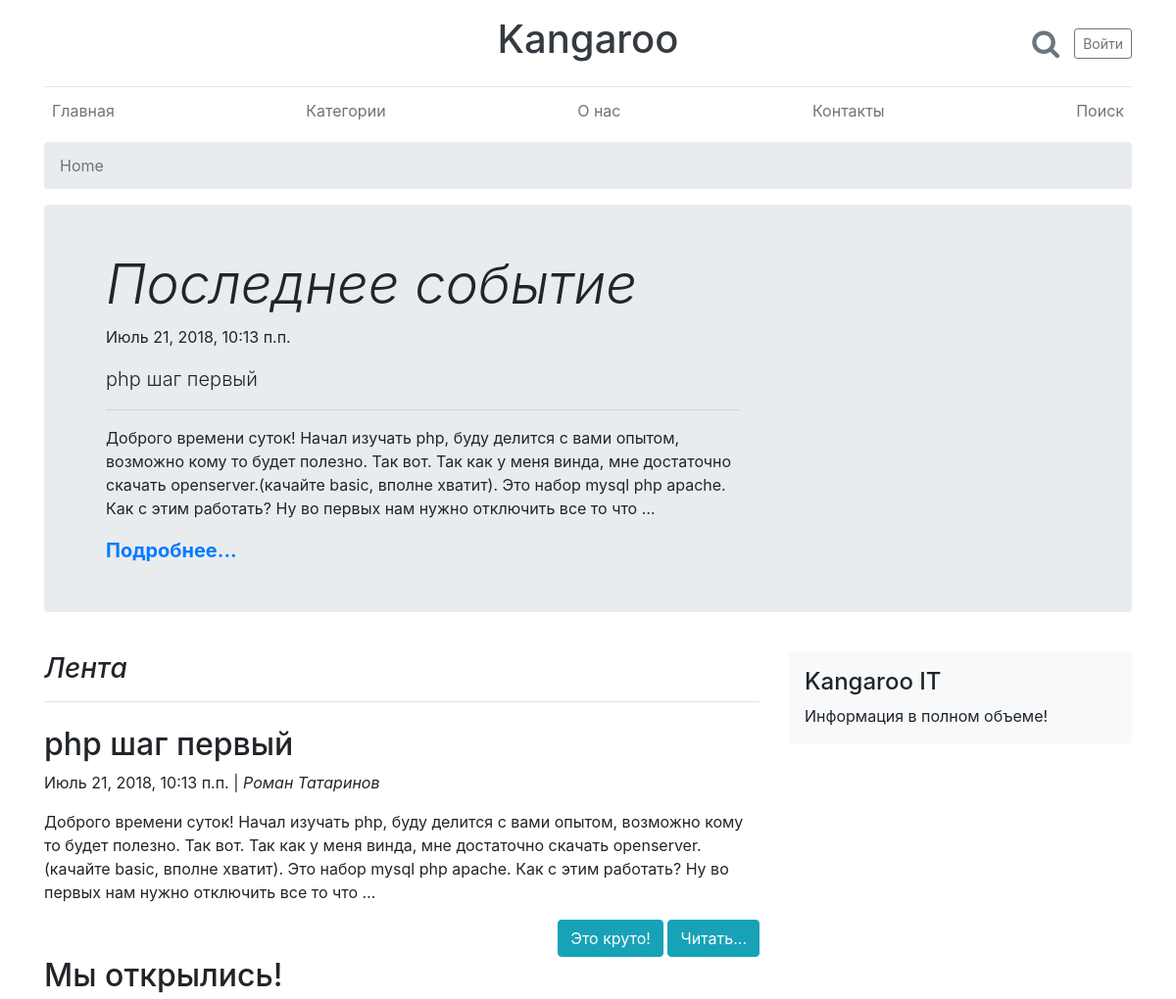
Before: / (upper part) with the older database file.
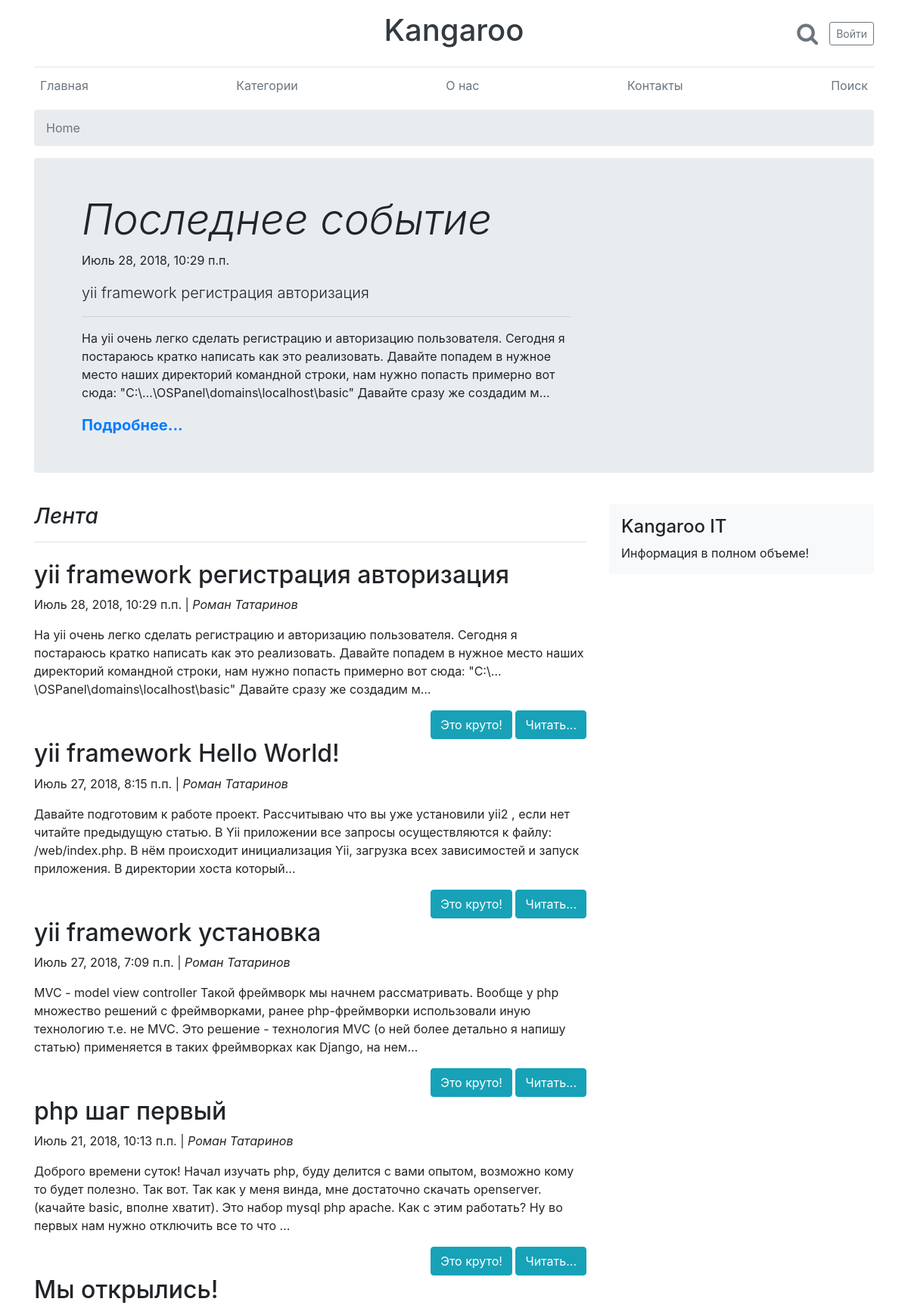
After: the same page with the newer database file.
### page/models.py (models this page shows, shortened)
class Articles(models.Model):
    title = models.CharField(max_length=120)
    body = models.TextField()
    date = models.DateTimeField()
    author = models.CharField(max_length=100, verbose_name="Автор", null=True, blank=True)
    tags = TaggableManager()
    category = TreeForeignKey(Genre, blank=True, null=True, related_name="cat")
    image = models.ImageField(
        blank=True, upload_to='images',
        help_text='150x150px',
        verbose_name='Ссылка картинки'
    )
    def image_img(self):
        if self.image:
            return u'<a href="{0}" target="_blank"><img src="{0}" width="100"/></a>'.format(self.image.url)
        else:
            return '(Нет изображения)'
    image_img.short_description = 'Картинка'
    image_img.allow_tags = True

### page/views.py (the view)
# urls.py: url(r'^$', views.index, name='index'),
def index(request, tag_slug=None):
    posts = Articles.objects.filter(date__lte=timezone.now()).order_by('-date')
    last_post = None
    if len(posts) > 0:
        last_post = posts[0]
        if len(posts) >= 5:
            paginator = Paginator(posts, 5)
        else:
            paginator = Paginator(posts, len(posts))
        page = request.GET.get('page')
        try:
            posts = paginator.page(page)
        except PageNotAnInteger:
            posts = paginator.page(1)
        except EmptyPage:
            posts = paginator.page(paginator.num_pages)
    return render(request, 'homepage/wrapper.html', {'posts': posts, "last_post": last_post})

### templates/homepage/wrapper.html (shortened to what this page needs)
<head xmlns="http://www.w3.org/1999/html" xmlns="http://www.w3.org/1999/html">
    {% load staticfiles %}
    <link rel="stylesheet" href="https://maxcdn.bootstrapcdn.com/bootstrap/4.0.0/css/bootstrap.min.css"
>
    <link rel="stylesheet" href="https://cdnjs.cloudflare.com/ajax/libs/font-awesome/4.7.0/css/font-awesome.min.css">
    <link rel="stylesheet" href="https://cdn.jsdelivr.net/npm/social-likes/dist/social-likes_flat.css">
    <link rel="stylesheet" href="{% static 'css/wrapper/wrapper.css' %}">
</head>
<body>
    <div class="container">
        <header class="blog-header py-3">
        <div class="row flex-nowrap justify-content-between align-items-center">
            <div class="col-4 pt-1"></div>
            <div class="col-4 text-center">
                <h1 class="display-5"><a class="blog-header-logo text-dark" href="{% url 'index' %}">Kangaroo</a></h1>
            </div>
            <div class="col-4 d-flex justify-content-end align-items-center">
                <a href="#" class="text-muted">
                    <a href="{% url 'search_list' %}" style="color: #6c757d;"><i class="fa fa-search" style="font-size:30; color: ##6c757d; margin-right: 15px;"></i></a>
                </a>
                <a class="btn btn-sm btn-outline-secondary" href="#">Войти</a>
            </div>
        </div>
    </header>
    <hr style="margin: 0">
    <div class="nav-scroller py-1 mb-2">
        <nav class="nav d-flex justify-content-between">
            <a class="p-2 text-muted" href="{% url 'index' %}">Главная</a>
            <a class="p-2 text-muted" href="{% url 'category' %}">Категории</a>
            <a class="p-2 text-muted" href="{% url 'developers' %}">О нас</a>
            <a class="p-2 text-muted" href="{% url 'contacts' %}">Контакты</a>
            <a class="p-2 text-muted" href="{% url 'search_list' %}">Поиск</a>
        </nav>
    </div>
    </div>
    {% block content %}
    <main>
        <div class=container>
            <div class="row justify-content-md-center">
                <div class="col-md-12">
                    <nav aria-label="breadcrumb" >
                        <ol class="breadcrumb" >
                            <li class="breadcrumb-item active" aria-current="page" >Home</li>
                        </ol>
                    </nav>
                </div>
            </div>
        </div>
        {% if last_post %}
        <div class="container">
            <div class="row justify-content-md-center">
                    <div class="col-md-12">
                            <div class="jumbotron p-3 p-md-5 rounded">
                                    <div class="col-md-8">
                                        <h1 class="display-4 font-italic">Последнее событие</h1>
                                    <p class="">{{ last_post.date }}</p>
                                    <p class="lead">{{ last_post.title | truncatechars:100 }}</p>
                                    <hr class="lead my-3">
                                    <p>{{ last_post.body | truncatechars:300}}</p>
                                    <p class="lead mb-0">
                                        <a class="font-weight-bold" href="{% url 'post_detail' pk=last_post.pk %}">Подробнее...</a>
                                    </p>
                                    </div>
                                </div>
                    </div>
            </div>
        </div>
        {% endif %}<div class="container">
                <div class="col-md-2">
                </div>
            <div class="row">
                <div class="col-md-8">
                    <h3 class="pb-3 mb-4 font-italic border-bottom">Лента</h3>
                    {% if posts %}
                    {% for post in posts %}
                    <div class="blog-post">
                        <h2 class="blog-post-title">{{ post.title }}</h2>
                        <p class="blog-post-meta">{{ post.date }}
                            {% if post.author %}| <i>{{ post.author }}</i>{% endif %}</p>
                        <p>{{ post.body | truncatechars:300}}</p>
                    <div align="right"><a href="{% url 'post_detail' pk=post.pk %}" class="btn btn-info btn-rounded"> Это круто!</a>
                        <a href="{% url 'post_detail' pk=post.pk %}" class="btn btn-info btn-rounded">Читать...</a>
                        </div></div>
                    {% endfor %}
                    {% endif %}
                </div>
                <aside class="col-md-4 blog-sidebar">
                    <div class="p-3 mb-3 bg-light rounded">
                        <h4>Kangaroo IT</h4>
                        <p class="mb-0">Информация в полном объеме!</p>
                    </div>
                </aside>
            </div>
        </div>
        <br>
        <br>
    </main>
    {% endblock %}
</body>
</html>

Changed rows visible on the page:
added Articles: date "Июль 28, 2018, 10:29 п.п.", title "yii framework регистрация авторизация", body "На yii очень легко сделать регистрацию и авторизацию пользователя. Сегодня я постараюсь кратко написать как это реализовать. Давайте попадем в нужное место наших директорий командной строки, нам нужно попасть примерно вот сюда: \"C:\\…\\OSPanel\\domains\\localhost\\basic\" Давайте сразу же создадим м…", author "Роман Татаринов"
added Articles: title "yii framework Hello World!", date "Июль 27, 2018, 8:15 п.п.", author "Роман Татаринов", body "Давайте подготовим к работе проект. Рассчитываю что вы уже установили yii2 , если нет читайте предыдущую статью. В Yii приложении все запросы осуществляются к файлу: /web/index.php. В нём происходит инициализация Yii, загрузка всех зависимостей и запуск приложения. В директории хоста который…"
added Articles: title "yii framework установка", date "Июль 27, 2018, 7:09 п.п.", author "Роман Татаринов", body "MVC - model view controller Такой фреймворк мы начнем рассматривать. Вообще у php множество решений с фреймворками, ранее php-фреймворки использовали иную технологию т.е. не MVC. Это решение - технология MVC (о ней более детально я напишу статью) применяется в таких фреймворках как Django, на нем…"
Other visible differences:
{{ last_post.date }}: "Июль 21, 2018, 10:13 п.п." → "Июль 28, 2018, 10:29 п.п."
{{ last_post.title | truncatechars:100 }}: "php шаг первый" → "yii framework регистрация авторизация"
{{ last_post.body | truncatechars:300 }}: "Доброго времени суток! Начал изучать php, буду делится с вами опытом, возможно кому то будет полезно. Так вот. Так как у меня винда, мне достаточно скачать openserver.(качайте basic, вполне хватит). Это набор mysql php apache. Как с этим работать? Ну во первых нам нужно отключить все то что …" → "На yii очень легко сделать регистрацию и авторизацию пользователя. Сегодня я постараюсь кратко написать как это реализовать. Давайте попадем в нужное место наших директорий командной строки, нам нужно попасть примерно вот сюда: \"C:\\…\\OSPanel\\domains\\localhost\\basic\" Давайте сразу же создадим м…"
